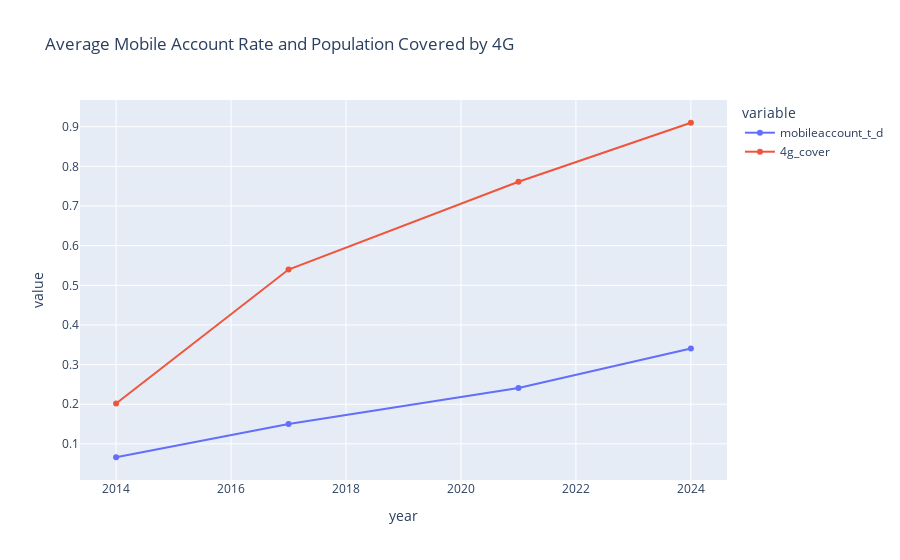

Here is the notebook cell this chart was saved with:
### Code cell
fig = px.line(
    df_grouped,
    x="year",
    y=["mobileaccount_t_d", "4g_cover"],
    markers=True,
    title="Average Mobile Account Rate and Population Covered by 4G",
)

fig.show()

### Figure 1 — Plotly figure (JSON) as saved in the notebook; plotly's stock layout.template omitted (floating-point values rounded to 4 significant figures)
{"data": [{"hovertemplate": "variable=mobileaccount_t_d<br>year=%{x}<br>value=%{y}<extra></extra>", "legendgroup": "mobileaccount_t_d", "line": {"color": "#636efa", "dash": "solid"}, "marker": {"symbol": "circle"}, "mode": "lines+markers", "name": "mobileaccount_t_d", "orientation": "v", "showlegend": true, "type": "scatter", "x": [2014, 2017, 2021, 2024], "xaxis": "x", "y": [0.0664, 0.1501, 0.2412, 0.3406], "yaxis": "y"}, {"hovertemplate": "variable=4g_cover<br>year=%{x}<br>value=%{y}<extra></extra>", "legendgroup": "4g_cover", "line": {"color": "#EF553B", "dash": "solid"}, "marker": {"symbol": "circle"}, "mode": "lines+markers", "name": "4g_cover", "orientation": "v", "showlegend": true, "type": "scatter", "x": [2014, 2017, 2021, 2024], "xaxis": "x", "y": [0.2021, 0.5396, 0.7611, 0.9099], "yaxis": "y"}], "layout": {"legend": {"title": {"text": "variable"}, "tracegroupgap": 0}, "title": {"text": "Average Mobile Account Rate and Population Covered by 4G"}, "xaxis": {"anchor": "y", "domain": [0, 1], "title": {"text": "year"}}, "yaxis": {"anchor": "x", "domain": [0, 1], "title": {"text": "value"}}}}
